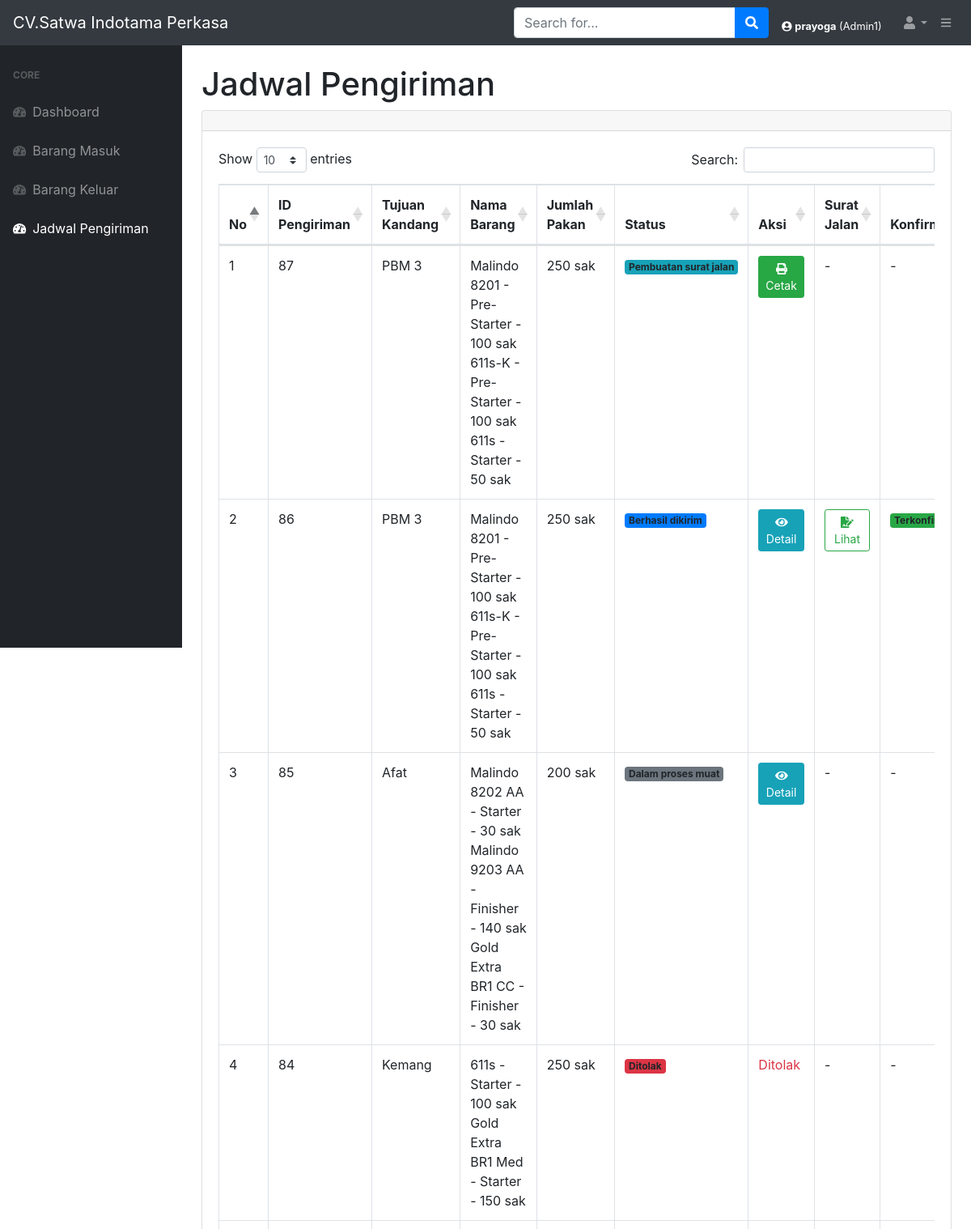
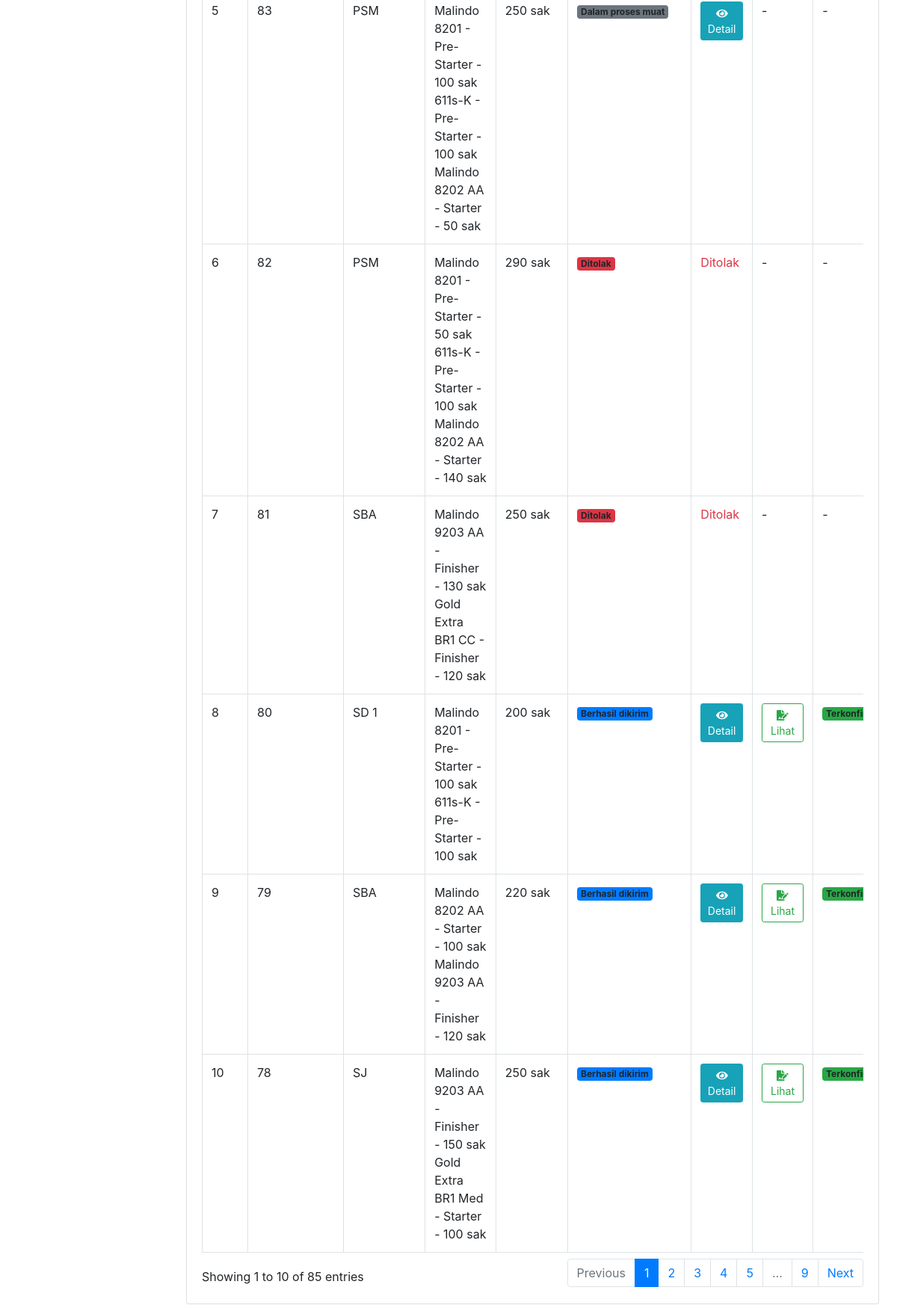
The app's page /pengiriman.php (signed in) with its own data (2 pictures, top to bottom).
### tables this page shows
CREATE TABLE `pengiriman` (
  `id_pengiriman` int(11) NOT NULL,
  `id_stok` int(11) NOT NULL,
  `tujuan` varchar(100) NOT NULL,
  `nm_barang` varchar(100) NOT NULL,
  `jenis` varchar(50) NOT NULL,
  `jumlah` varchar(10) NOT NULL,
  `status` enum('menunggu_konfirmasi','diterima','ditolak','pembuatan_surat_jalan','dalam_proses_muat','berhasil_dikirim','ditolak_supir') DEFAULT 'menunggu_konfirmasi',
  `tanggal_pengiriman` timestamp NOT NULL DEFAULT current_timestamp(),
  `dokumen_ttd` varchar(255) DEFAULT NULL,
  `waktu_selesai` datetime DEFAULT NULL,
  `plat_supir` varchar(20) DEFAULT NULL,
  `username_supir` varchar(50) DEFAULT NULL,
  `nama_supir` varchar(100) DEFAULT NULL,
  `created_at` timestamp NOT NULL DEFAULT current_timestamp(),
  `updated_at` timestamp NOT NULL DEFAULT current_timestamp() ON UPDATE current_timestamp(),
  `total_tonase` decimal(10,2) DEFAULT 0.00,
  `catatan` text DEFAULT NULL
);

CREATE TABLE `pengiriman_detail` (
  `id_detail` int(11) NOT NULL,
  `id_pengiriman` int(11) NOT NULL,
  `id_stok` int(11) NOT NULL,
  `jumlah` varchar(10) NOT NULL
);

CREATE TABLE `stok` (
  `id_stok` int(11) NOT NULL,
  `nm_barang` varchar(25) NOT NULL,
  `jenis` varchar(25) NOT NULL,
  `jumlah` varchar(25) NOT NULL
);

### pengiriman.php (the view, shortened to what this page needs)
<?php
require 'function.php';
$username = $_SESSION['username'];
$role = $_SESSION['role'] ?? null;
$supirList = [
    ['plat' => 'BG8732NQ', 'nama' => 'Ujang', 'username' => 'supir1', 'max_tonase' => 10],
    ['plat' => 'BG8733NQ', 'nama' => 'Marno', 'username' => 'supir2', 'max_tonase' => 10],
    ['plat' => 'BG8941NX', 'nama' => 'Sumardi', 'username' => 'supir3', 'max_tonase' => 13],
    ['plat' => 'BG8978IH', 'nama' => 'Suroto', 'username' => 'supir4', 'max_tonase' => 10],
    ['plat' => 'BG8027AH', 'nama' => 'Parjo', 'username' => 'supir5', 'max_tonase' => 13]
];
$usernameToPlat = [];
foreach ($supirList as $supir) {
    $usernameToPlat[$supir['username']] = $supir['plat'];
}
function getDeliveryData($conn, $role, $username = null, $usernameToPlat = [])
{
    $baseQuery = "SELECT p.* FROM pengiriman p";
    if ($role == 'supir') {
        $platSupir = $usernameToPlat[$username] ?? '';
        $query = "$baseQuery WHERE p.username_supir = '$username' OR p.status = 'menunggu_konfirmasi'";
    } else {
        $query = $baseQuery;
    }
    $query .= " ORDER BY p.id_pengiriman DESC";
    $mainQuery = mysqli_query($conn, $query);
    $results = [];
    while ($row = mysqli_fetch_assoc($mainQuery)) {
        $id_pengiriman = $row['id_pengiriman'];
        $detailQuery = "SELECT pd.*, s.nm_barang, s.jenis
                       FROM pengiriman_detail pd
                       JOIN stok s ON pd.id_stok = s.id_stok
                       WHERE pd.id_pengiriman = '$id_pengiriman'";
        $detailResult = mysqli_query($conn, $detailQuery);
        $barangDetails = [];
        $totalJumlah = 0;
        while ($detail = mysqli_fetch_assoc($detailResult)) {
            $barangDetails[] = $detail;
            $totalJumlah += $detail['jumlah'];
        }
        $row['daftar_barang'] = implode(', ', array_map(
            function ($item) {
                return $item['nm_barang'] . ' (' . $item['jumlah'] . ' sak)';
            },
            $barangDetails
        ));
        $row['total_jumlah'] = $totalJumlah;
        $row['barang_details'] = $barangDetails;
        $results[] = $row;
    }
    return $results;
}
$deliveryQuery = getDeliveryData($conn, $role, $username, $usernameToPlat);
?>
<!DOCTYPE html>
<html lang="en">
<head>
    <link href="css/styles.css" rel="stylesheet" />
    <link href="https://cdn.datatables.net/1.10.20/css/dataTables.bootstrap4.min.css" rel="stylesheet" />
</head>
<body class="sb-nav-fixed">
    <nav class="sb-topnav navbar navbar-expand navbar-dark bg-dark">
        <a class="navbar-brand" href="index.php">CV.Satwa Indotama Perkasa</a>
        <button class="btn btn-link btn-sm order-2 order-lg 5" id="sidebarToggle" href="#"><i class="fas fa-bars"></i></button>
        <form class="d-none d-md-inline-block form-inline ml-auto mr-0 mr-md-3 my-2 my-md-0">
            <div class="input-group">
                <input class="form-control" type="text" placeholder="Search for..." aria-label="Search" aria-describedby="basic-addon2" />
                <div class="input-group-append">
                    <button class="btn btn-primary" type="button"><i class="fas fa-search"></i></button>
                </div>
            </div>
        </form>
        <?php
        $usernameDisplay = $_SESSION['username'] ?? 'Tidak diketahui';
        $roleDisplay = ucfirst(str_replace('_', ' ', $_SESSION['role'] ?? 'Tidak diketahui'));
        ?>
        <div class="text-white small mr-3 d-none d-md-block" style="margin-top: 10px;">
            <i class="fas fa-user-circle"></i>
            <strong><?= $usernameDisplay; ?></strong> (<?= $roleDisplay; ?>)
        </div>
        <ul class="navbar-nav ml-auto ml-md-0">
            <li class="nav-item dropdown">
                <a class="nav-link dropdown-toggle" id="userDropdown" href="#" role="button" data-toggle="dropdown" aria-haspopup="true" aria-expanded="false"><i class="fas fa-user fa-fw"></i></a>
            </li>
        </ul>
    </nav>
    <div id="layoutSidenav">
        <div id="layoutSidenav_nav">
            <nav class="sb-sidenav accordion sb-sidenav-dark" id="sidenavAccordion">
                <div class="sb-sidenav-menu">
                    <div class="nav">
                        <div class="sb-sidenav-menu-heading">Core</div>
                        <a class="nav-link" href="index.php">
                            <div class="sb-nav-link-icon"><i class="fas fa-tachometer-alt"></i></div>
                            Dashboard
                        </a>
                        <a class="nav-link" href="masuk.php">
                            <div class="sb-nav-link-icon"><i class="fas fa-tachometer-alt"></i></div>
                            Barang Masuk
                        </a>
                        <a class="nav-link" href="keluar.php">
                            <div class="sb-nav-link-icon"><i class="fas fa-tachometer-alt"></i></div>
                            Barang Keluar
                        </a>
                        <a class="nav-link" href="pengiriman.php">
                            <div class="sb-nav-link-icon"><i class="fas fa-tachometer-alt"></i></div>
                            Jadwal Pengiriman
                        </a>
            </nav>
        </div>
        <div id="layoutSidenav_content">
            <main>
                <div class="container-fluid">
                    <h1 class="mt-4">Jadwal Pengiriman</h1>
                    <div class="card mb-4">
                        <div class="card-header">
                        </div>
                        <div class="card-body">
                            <div class="table-responsive">
                                <table class="table table-bordered" id="dataTable" width="100%" cellspacing="0">
                                    <thead>
                                        <tr>
                                            <th>No</th>
                                            <th>ID Pengiriman</th>
                                            <th>Tujuan Kandang</th>
                                            <th>Nama Barang</th>
                                            <th>Jumlah Pakan</th>
                                            <th>Status</th>
                                            <th>Aksi</th>
                                            <th>Surat Jalan</th>
                                            <th>Konfirmasi</th>
                                        </tr>
                                    </thead>
                                    <tbody>
                                        <?php
                                        $no = 1;
                                        $statusColors = [
                                            'menunggu_konfirmasi' => 'warning',
                                            'ditolak' => 'danger',
                                            'ditolak_supir' => 'danger',
                                            'perlu_revisi' => 'info',
                                            'pembuatan_surat_jalan' => 'info',
                                            'dalam_proses_muat' => 'secondary',
                                            'berhasil_dikirim' => 'primary',
                                            'barang_dibongkar' => 'success',
                                            'selesai' => 'success'
                                        ];
                                        foreach ($deliveryQuery as $row) :
                                            $status = $row['status'];
                                            $badgeColor = $statusColors[$status] ?? 'secondary';
                                        ?>
                                            <tr>
                                                <td><?= $no++; ?></td>
                                                <td><?= htmlspecialchars($row['id_pengiriman']); ?></td>
                                                <td><?= htmlspecialchars($row['tujuan']); ?></td>
                                                <td>
                                                    <?php if (isset($row['barang_details'])): ?>
                                                        <ul style="list-style-type: none; padding-left: 0; margin-bottom: 0;">
                                                            <?php foreach ($row['barang_details'] as $barang): ?>
                                                                <li>
                                                                    <?= htmlspecialchars($barang['nm_barang'] . ' - ' . $barang['jenis'] . ' - ' . $barang['jumlah'] . ' sak ') ?>
                                                                </li>
                                                            <?php endforeach; ?>
                                                        </ul>
                                                    <?php else: ?>
                                                        <?= htmlspecialchars($row['nm_barang'] . ' | ' . $row['jenis']) ?>
                                                        <span class="badge bg-light text-dark"><?= $row['jumlah'] ?> sak</span>
                                                    <?php endif; ?>
                                                </td>
                                                <td>
                                                    <?= (int)($row['total_jumlah'] ?? $row['jumlah']) ?> sak
                                                </td>
                                                <td>
                                                    <span class="badge bg-<?= $badgeColor ?>">
                                                        <?= ucfirst(str_replace('_', ' ', $status)) ?>
                                                    </span>
                                                </td>
                                                <td>
                                                    <?php if ($status == 'perlu_revisi' && $role == 'logistik1') : ?>
                                                        <button class="btn btn-warning btn-sm" onclick="openRevisiModal(
            '<?= $row['id_pengiriman'] ?>',
            '<?= htmlspecialchars($row['tujuan'], ENT_QUOTES) ?>',
            '<?= htmlspecialchars($row['catatan'] ?? '', ENT_QUOTES) ?>'
        )">
                                                            <i class="fas fa-edit"></i> Revisi
                                                        </button>
                                                    <?php elseif ($status == 'pembuatan_surat_jalan' && $role == 'admin1') : ?>
                                                        <a href="cetak_surat_jalan.php?id=<?= $row['id_pengiriman'] ?>" class="btn btn-success btn-sm" target="_blank">
                                                            <i class="fas fa-print"></i> Cetak
                                                        </a>
                                                    <?php elseif ($status == 'ditolak') : ?>
                                                        <span class="text-danger">Ditolak</span>
                                                    <?php else : ?>
                                                        <button class="btn btn-info btn-sm" data-bs-toggle="modal" data-bs-target="#modal<?= $row['id_pengiriman'] ?>">
                                                            <i class="fas fa-eye"></i> Detail
                                                        </button>
                                                    <?php endif; ?>
                                                </td>
                                                <td>
                                                    <?php if ($status == 'dalam_proses_muat' && $role == 'supir') : ?>
                                                        <form method="POST" enctype="multipart/form-data">
                                                            <input type="hidden" name="id_pengiriman" value="<?= $row['id_pengiriman'] ?>">
                                                            <input type="file" name="foto_dokumen" class="form-control form-control-sm mb-1" required accept=".jpg,.jpeg,.png,.pdf">
                                                            <button type="submit" name="upload_dokumen" class="btn btn-sm btn-success w-100">
                                                                <i class="fas fa-upload"></i> Upload TTD
                                                            </button>
                                                        </form>
                                                    <?php elseif (!empty($row['dokumen_ttd'])) : ?>
                                                        <a href="dokumen_pengiriman/<?= htmlspecialchars($row['dokumen_ttd']); ?>" target="_blank" class="btn btn-sm btn-outline-success w-100">
                                                            <i class="fas fa-file-signature"></i> Lihat
                                                        </a>
                                                    <?php else : ?>
                                                        -
                                                    <?php endif; ?>
                                                </td>
                                                <td>
                                                    <?php if ($status == 'barang_dibongkar' && $role == 'logistik1') : ?>
                                                        <form method="POST" style="display: inline-block;">
                                                            <input type="hidden" name="id_pengiriman" value="<?= $row['id_pengiriman'] ?>">
                                                            <button type="submit" name="konfirmasi_pengiriman" value="ya" class="btn btn-sm btn-success">
                                                                <i class="fas fa-check"></i> Ya
                                                            </button>
                                                        </form>
                                                    <?php elseif ($status == 'berhasil_dikirim') : ?>
                                                        <span class="badge bg-success">Terkonfirmasi</span>
                                                    <?php else : ?>
                                                        -
                                                    <?php endif; ?>
                                                </td>
                                            </tr>
                                        <?php endforeach; ?>
                                    </tbody>
                                </table>
                            </div>
                        </div>
                    </div>
                </div>
            </main>
        </div>
    </div>
</body>
</html>

### records on screen
pengiriman: id_pengiriman "87", tujuan "PBM 3", total_jumlah "250", status "Pembuatan surat jalan"
pengiriman_detail: id_stok+jumlah "Malindo 8201 - Pre-Starter - 100 sak"
pengiriman_detail: id_stok+jumlah "611s-K - Pre-Starter - 100 sak"
pengiriman_detail: id_stok+jumlah "611s - Starter - 50 sak"
pengiriman: id_pengiriman "86", tujuan "PBM 3", total_jumlah "250", status "Berhasil dikirim", shows "Terkonfirmasi"
pengiriman_detail: id_stok+jumlah "Malindo 8201 - Pre-Starter - 100 sak"
pengiriman_detail: id_stok+jumlah "611s-K - Pre-Starter - 100 sak"
pengiriman_detail: id_stok+jumlah "611s - Starter - 50 sak"
pengiriman: id_pengiriman "85", tujuan "Afat", total_jumlah "200", status "Dalam proses muat"
pengiriman_detail: id_stok+jumlah "Malindo 8202 AA - Starter - 30 sak"
pengiriman_detail: id_stok+jumlah "Malindo 9203 AA - Finisher - 140 sak"
pengiriman_detail: id_stok+jumlah "Gold Extra BR1 CC - Finisher - 30 sak"
pengiriman: id_pengiriman "84", tujuan "Kemang", total_jumlah "250", status "Ditolak"
pengiriman_detail: id_stok+jumlah "611s - Starter - 100 sak"
pengiriman_detail: id_stok+jumlah "Gold Extra BR1 Med - Starter - 150 sak"
pengiriman: id_pengiriman "83", tujuan "PSM", total_jumlah "250", status "Dalam proses muat"
pengiriman_detail: id_stok+jumlah "Malindo 8201 - Pre-Starter - 100 sak"
pengiriman_detail: id_stok+jumlah "611s-K - Pre-Starter - 100 sak"
pengiriman_detail: id_stok+jumlah "Malindo 8202 AA - Starter - 50 sak"
pengiriman: id_pengiriman "82", tujuan "PSM", total_jumlah "290", status "Ditolak"
pengiriman_detail: id_stok+jumlah "Malindo 8201 - Pre-Starter - 50 sak"
pengiriman_detail: id_stok+jumlah "611s-K - Pre-Starter - 100 sak"
pengiriman_detail: id_stok+jumlah "Malindo 8202 AA - Starter - 140 sak"
pengiriman: id_pengiriman "81", tujuan "SBA", total_jumlah "250", status "Ditolak"
pengiriman_detail: id_stok+jumlah "Malindo 9203 AA - Finisher - 130 sak"
pengiriman_detail: id_stok+jumlah "Gold Extra BR1 CC - Finisher - 120 sak"
pengiriman: id_pengiriman "80", tujuan "SD 1", total_jumlah "200", status "Berhasil dikirim", shows "Terkonfirmasi"
pengiriman_detail: id_stok+jumlah "Malindo 8201 - Pre-Starter - 100 sak"
pengiriman_detail: id_stok+jumlah "611s-K - Pre-Starter - 100 sak"
pengiriman: id_pengiriman "79", tujuan "SBA", total_jumlah "220", status "Berhasil dikirim", shows "Terkonfirmasi"
pengiriman_detail: id_stok+jumlah "Malindo 8202 AA - Starter - 100 sak"
pengiriman_detail: id_stok+jumlah "Malindo 9203 AA - Finisher - 120 sak"
pengiriman: id_pengiriman "78", tujuan "SJ", total_jumlah "250", status "Berhasil dikirim", shows "Terkonfirmasi"
pengiriman_detail: id_stok+jumlah "Malindo 9203 AA - Finisher - 150 sak"
pengiriman_detail: id_stok+jumlah "Gold Extra BR1 Med - Starter - 100 sak"

### other values on screen
$usernameDisplay "prayoga"
$roleDisplay "Admin1"
